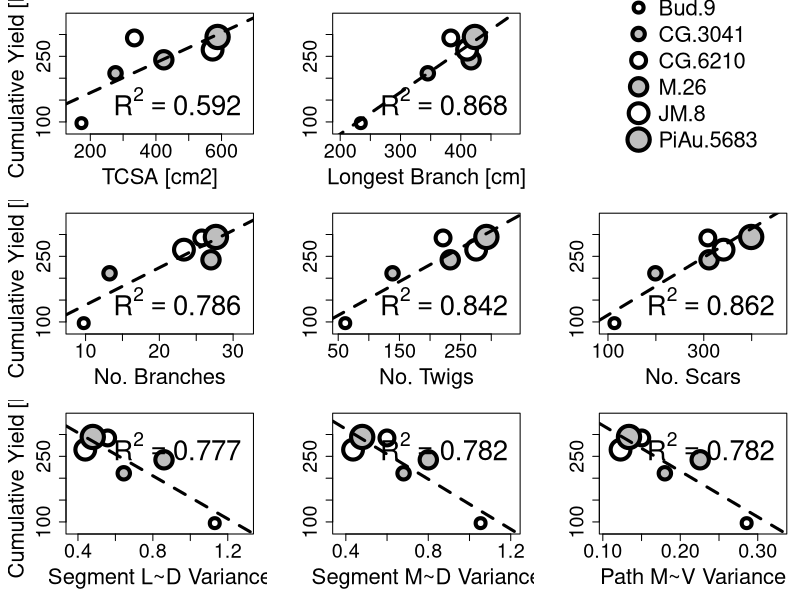

Generate this figure with R:
# This script generates figures for yield ~ morphologies from yield-morph.csv.

gen_fig <- function(x, x_lab, R2, position, 
                    y = sig_data$avg_cum_yield, y_lab = ''){
  # generates a yield by morphology plot at rootstock level
  plot(range(min(x) - .15 * min(x), max(x) + .15 * max(x)), 
       range(min(y) - .15 * min(y), max(y) + .15 * max(y)), 
       ylab = y_lab, xlab = x_lab, type = 'n')
  for(rootstock in 1:length(x)){
      points(x[rootstock], y[rootstock],
             cex = (1.5 + .5 * rootstock), pch = 21,  lwd = 4,
             bg = if (rootstock %% 2 == 1) 'white' else 'grey')
  } 
  abline(get_ab(x,y), lwd = 3, lty = 'dashed')
  legend(position, legend=R2, bty='n', cex=2.5) 
}

insert_legend <- function(){
  plot(range(0,1), range(0,1), bty='n', main = '', xaxt='n', yaxt='n', xlab='', ylab='', type ='n')
  par(xpd=T)
  legend('center', bty = 'n', cex = 2, pt.lwd = 4,
         legend = sig_data$rootstock, 
         pch = 21, pt.bg = c('white', 'grey', 'white', 'grey', 'white', 'grey'),
         pt.cex = c(2, 2.5, 3, 3.5, 4, 4.5)
  )
  par(xpd=F)
}

get_ab <- function(x, y){
  test <- lm(y~x)
  return(test$coef)
}

sig_data <- read.csv('yield-morph.csv')
 

pdf(file="morph-yield.pdf", width= 10, height=10, family="Helvetica", 
    pointsize=14)
par(mfrow= c(3,3), mar = c(5,5,1,1),  oma = c(0,0,0,0), 
    cex.lab = 2, cex.axis = 1.8)
gen_fig((sig_data$avg_trunk_diam * pi), 'TCSA [cm2]', 
        expression(R^2 == 0.592), 'bottomright', 
        y_lab = 'Cumulative Yield [Kg]')
gen_fig(sig_data$avg_max_path, 'Longest Branch [cm]',
        expression(R^2 == 0.868), 'bottomright')
insert_legend()
gen_fig(sig_data$avg_no_branches, 'No. Branches',
        expression(R^2 == 0.786), 'bottomright',
        y_lab = 'Cumulative Yield [Kg]')
gen_fig(sig_data$avg_no_twigs, 'No. Twigs',
        expression(R^2 == 0.842), 'bottomright')
gen_fig(sig_data$avg_no_scars, 'No. Scars', 
        expression(R^2 == 0.862), 'bottomright')
gen_fig(sig_data$expr_L_D_seg, 'Segment L~D Variance', 
        expression(R^2 == 0.777), 'topright', 
        y_lab = 'Cumulative Yield [Kg]')
gen_fig(sig_data$expr_M_D_seg, 'Segment M~D Variance',
        expression(R^2 == 0.782), 'topright')
gen_fig(sig_data$expr_M_V_path, 'Path M~V Variance',
        expression(R^2 == 0.782), 'topright')
dev.off()
